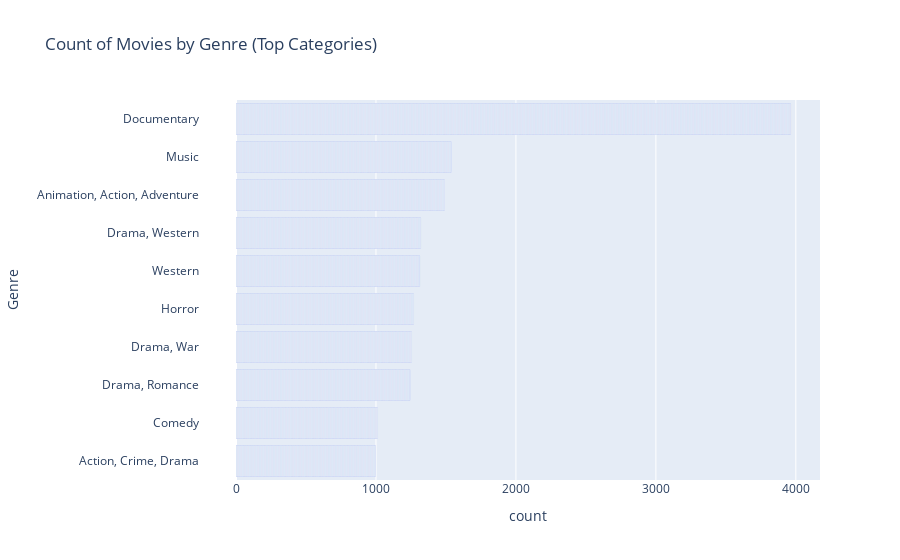

This figure's notebook cell:
### Code cell
fig = px.bar(filtered_data, y='genre', 
             title='Count of Movies by Genre (Top Categories)',
             labels={'genre': 'Genre', 'index': 'Count'},
             orientation='h')
fig.update_layout(yaxis={'categoryorder':'total ascending'})
fig.show()

### Figure 1 — Plotly figure (JSON) as saved in the notebook; plotly's stock layout.template omitted (floating-point values rounded to 4 significant figures; data arrays with more than 128 entries replaced by an {"elided": "..."} marker saying what was removed)
{"data": [{"alignmentgroup": "True", "hovertemplate": "count=%{x}<br>Genre=%{y}<extra></extra>", "legendgroup": "", "marker": {"color": "#636efa", "pattern": {"shape": ""}}, "name": "", "offsetgroup": "", "orientation": "h", "showlegend": false, "textposition": "auto", "type": "bar", "x": {"elided": "15403 int values"}, "xaxis": "x", "y": {"elided": "15403 str values"}, "yaxis": "y"}], "layout": {"barmode": "relative", "legend": {"tracegroupgap": 0}, "title": {"text": "Count of Movies by Genre (Top Categories)"}, "xaxis": {"anchor": "y", "domain": [0, 1], "title": {"text": "count"}}, "yaxis": {"anchor": "x", "categoryorder": "total ascending", "domain": [0, 1], "title": {"text": "Genre"}}}}
